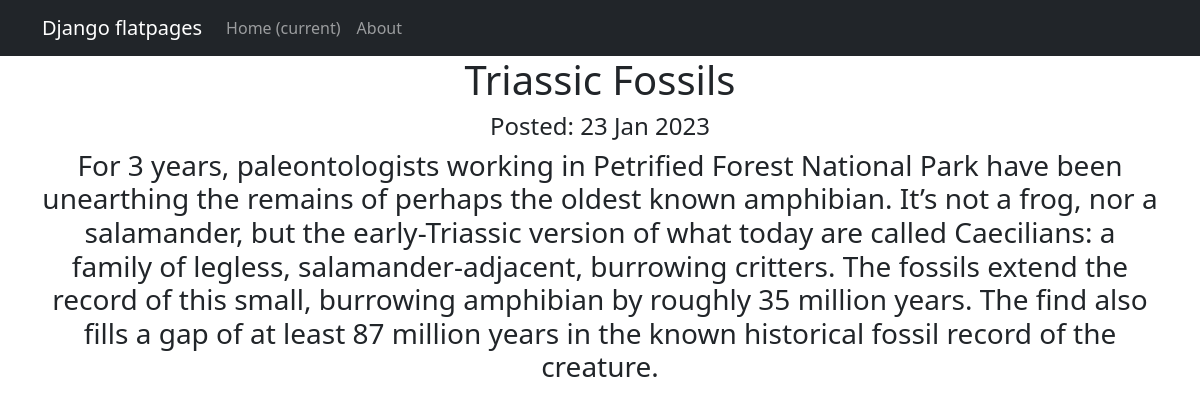
The page /news/2 on the database its author committed.
### NewsPortal/models.py (models this page shows, shortened)
class Post(models.Model):
    post = 'Post'
    news = 'News'
    POST_OR_NEWS = [
        (post, 'Post'),
        (news, 'News')
    ]
    author = models.ForeignKey(Author, on_delete=models.CASCADE)
    post_or_news = models.CharField(max_length=4, choices=POST_OR_NEWS, default=post)
    pub_date = models.DateTimeField(auto_now_add=True)
    category = models.ManyToManyField('Category', through='PostCategory')
    headline = models.CharField(max_length=255, blank=False)
    text = models.TextField(blank=False)
    rating = models.FloatField(default=0.0)

### NewsPortal/views.py (the view)
# urls.py: path('<int:pk>', PostDetail.as_view(), name='post_detail'),
class PostDetail(DetailView):
    model = Post
    template_name = 'news.html'
    context_object_name = 'post'

### NewsPortal/templatetags/custom_filters.py (called while the page is built)
def substring(user_word):
    for swear_word in SWEAR_WORDS:
        if swear_word in user_word.lower():
            return True
    else:
        return False

@register.filter()
def censor(value):
    values_list = value.split(' ')
    new_word_list = []
    for word in values_list:
        if substring(word):
            if punc(word):
                new_word = word[0] + ((len(word) - 2) * '*') + word[-1]
                new_word_list.append(new_word)
            else:
                new_word = word[0] + ((len(word) - 1) * '*')
                new_word_list.append(new_word)
        else:
            new_word_list.append(word)
    new_value = ' '.join(new_word_list)
    return new_value

### templates/news.html (shortened to what this page needs)
{% extends 'flatpages/default.html' %}
{% load custom_filters %}
{% block content %}
    <h1>{{ post.headline|censor }}</h1>
    <h4>Posted: {{ post.pub_date|date:'d M Y' }}</h4>
    <h3>{{ post.text|censor }}</h3>
{% endblock content %}

### rows shown on the page
Post: headline|censor "Triassic Fossils", pub_date "23 Jan 2023", text|censor "For 3 years, paleontologists working in Petrified Forest National Park have been unearthing the remains of perhaps the oldest known amphibian. It’s not a frog, nor a salamander, but the early-Triassic version of what today are called Caecilians: a family of legless, salamander-adjacent, burrowing critters. The fossils extend the record of this small, burrowing amphibian by roughly 35 million years. The find also fills a gap of at least 87 million years in the known historical fossil record of the creature."
